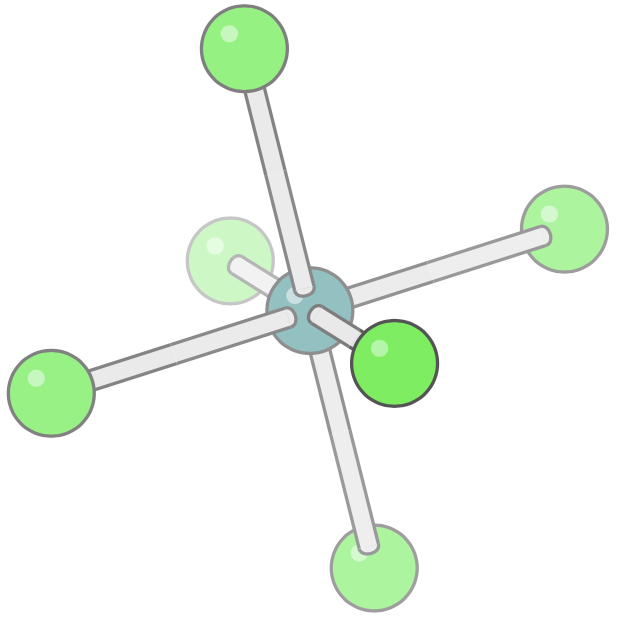
#> input picture 10-plot/dycl6.png, 618 x 620 px
$ python 02-soc.py
#> lines starting #> are read from the running program, lines starting #| are printed output that depends on the picture

import numpy as np
import matplotlib.pyplot as plt
from matplotlib.pyplot import figure
from matplotlib.offsetbox import OffsetImage, AnnotationBbox
import matplotlib

molx = matplotlib.image.imread('dycl6.png')
#> molx is the input picture: shape (620, 618, 4) float32; mean R, G, B, A 0.951, 0.977, 0.947, 1
molx[:, :, 3][molx[:, :, 0] > 0.9] = 0
imagebox = OffsetImage(molx, zoom=0.2)

matplotlib.rc('font', size=14)
figure(figsize=(12 / 2, 9 / 2), dpi=150)

f, axs = plt.subplots(1, 1, sharey=True)
f.set_size_inches(w=12 / 2, h=9 / 2)

mono_x    = [189, 273, 441]
mono_emin = np.array([21.2978, 33.5748, 21.1683, 21.3558])
mono_emax = np.array([254.6367, 338.2681, 251.9965, 254.8903])
mono_emin = np.abs(mono_emin - mono_emin[0])[1:]
mono_emax = np.abs(mono_emax - mono_emax[0])[1:]

marker = ['^', 'o', 'p', '*']
mcolor = ["#FF6F59", "#2E2E2E", "#7A7A7A", "#3083DC"]

plt.grid(which='major', axis='both', alpha=0.5)
plt.plot(mono_x, mono_emin,
    '--', markersize=7, linewidth=1.5, marker=marker[0], mec=mcolor[1], mfc='white', color=mcolor[1],
    label="2nd excited state (with SOC)")
plt.plot(mono_x, mono_emax,
    '-.', markersize=7, linewidth=1.5, marker=marker[2], mec=mcolor[3], mfc='white', color=mcolor[3],
    label="15th excited state (with SOC)")

plt.yscale('log')
plt.xticks(mono_x, [str(x) for x in mono_x])
plt.ylim((3E-2, 5E2))
plt.xlim((160, 480))
plt.ylabel("$\\left|E_{\\mathrm{2\u2010step}} - E_{\\mathrm{1\u2010step}}\\right|\\ \\ (\\mathrm{cm}^{-1})$")
plt.xlabel("Number of 2-step pure-spin states")

axs.add_artist(AnnotationBbox(imagebox, (405, 8), frameon=False))
axs.text(425, 2.0, '$[\mathrm{DyCl_6}]^{3-}$', color='#000000', fontsize=12)
axs.legend(loc='upper right', fontsize=12)
plt.subplots_adjust(left=0.15, right=0.97, top=0.95, bottom=0.14, wspace=0.0, hspace=0.0)
plt.savefig('fig-02.pdf', dpi=600)
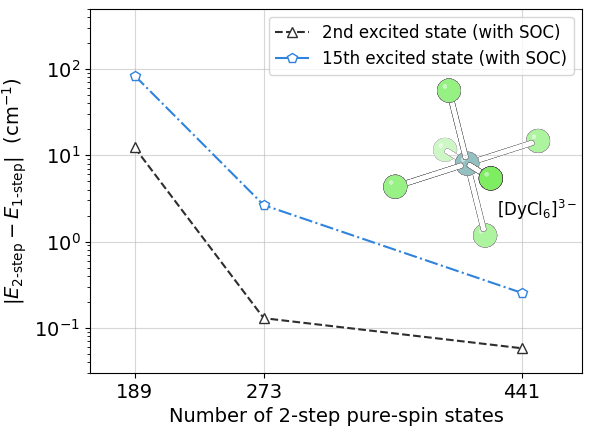
#> figure drawn by matplotlib, 1 panel

$ run again, with 10-plot/benzene.png copied over 10-plot/dycl6.png
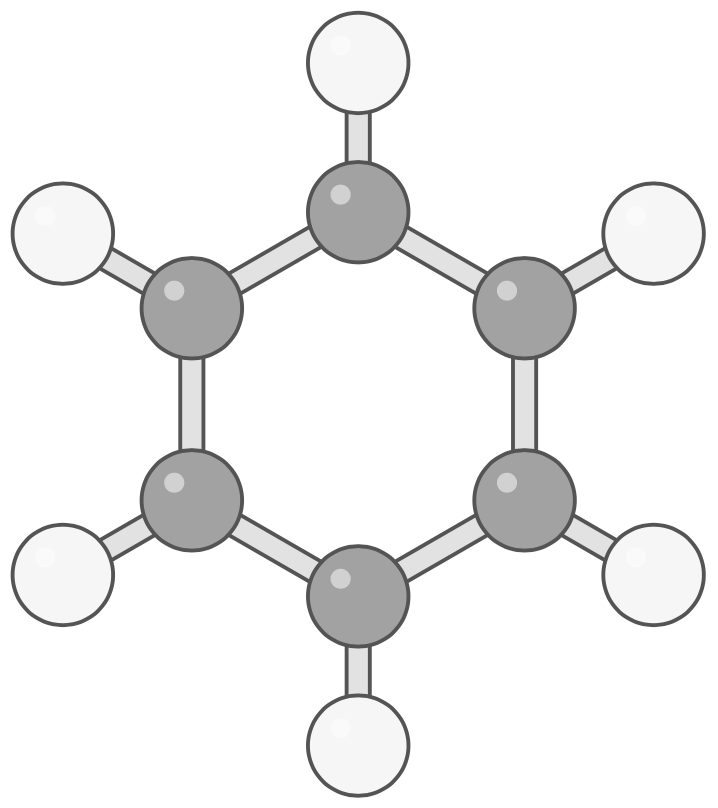
#> input picture 10-plot/benzene.png, 718 x 808 px
#> molx is the input picture: shape (808, 718, 4) float32; mean R, G, B, A 0.943, 0.943, 0.943, 1
#> `plt.savefig('fig-02.pdf', dpi=600)`:
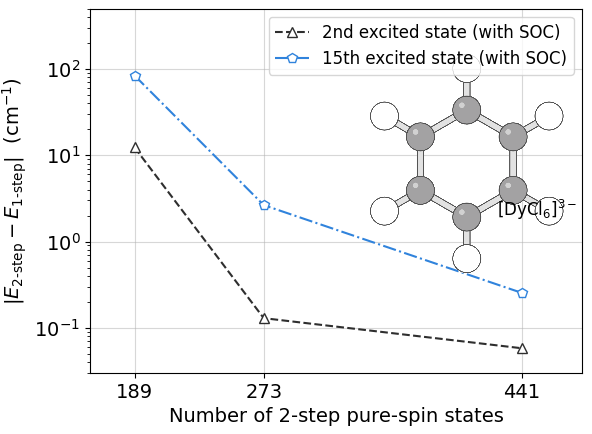
#> figure drawn by matplotlib, 1 panel

$ run again, with 10-plot/c2.png copied over 10-plot/dycl6.png
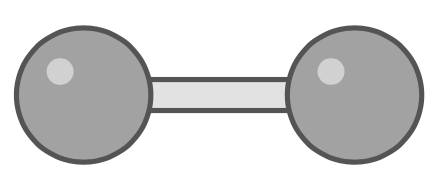
#> input picture 10-plot/c2.png, 440 x 184 px
#> molx is the input picture: shape (184, 440, 4) float32; mean R, G, B, A 0.834, 0.832, 0.834, 1
#> `plt.savefig('fig-02.pdf', dpi=600)`:
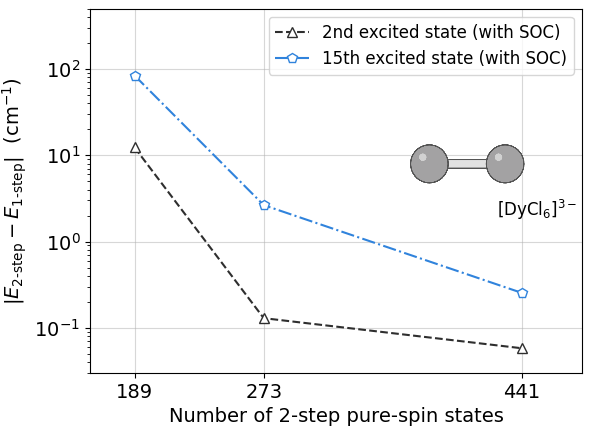
#> figure drawn by matplotlib, 1 panel

$ run again, with 10-plot/fe2ocl6.png copied over 10-plot/dycl6.png
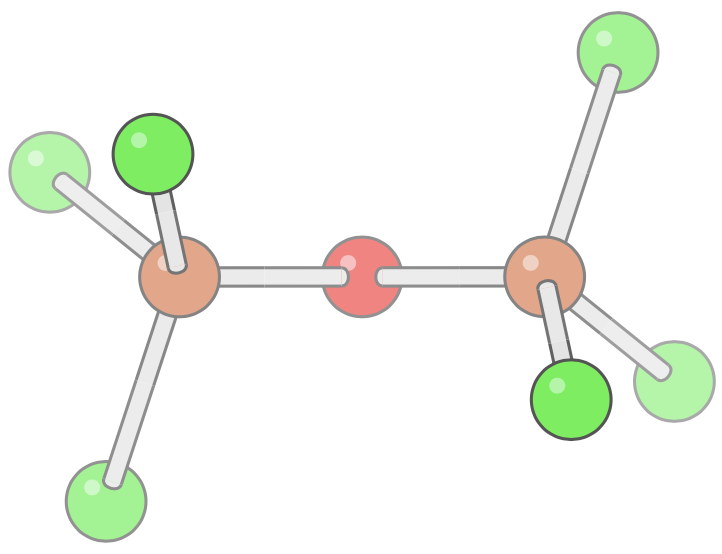
#> input picture 10-plot/fe2ocl6.png, 722 x 554 px
#> molx is the input picture: shape (554, 722, 4) float32; mean R, G, B, A 0.955, 0.968, 0.94, 1
#> `plt.savefig('fig-02.pdf', dpi=600)`:
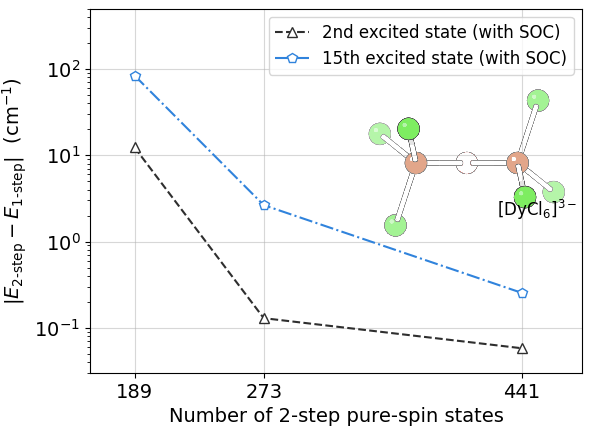
#> figure drawn by matplotlib, 1 panel
